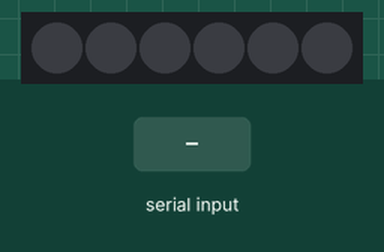
Simulated run of this sketch. Board: Arduino Uno, built with avr-gcc and run on an emulated ATmega328P. Parts: 6 RGB LEDs in strip order, left to right. Inputs (shaded band) come from the test bench. Dim RGB values are drawn brighter than linear.

Above: at 1.2 s.
1.3 s: "ADIOS\n" received over Serial
At 1.45 s:
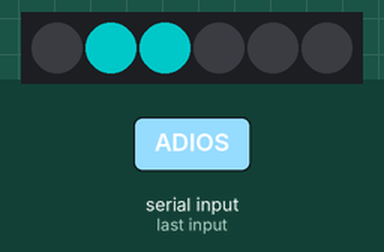
At 2.21 s:
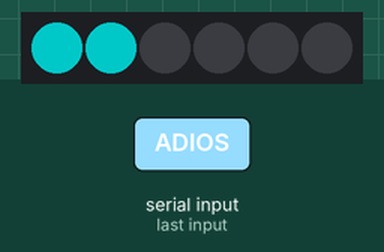
Timing chart, 0 to 9.1 s (numbered marks = the images above; inputs shaded):
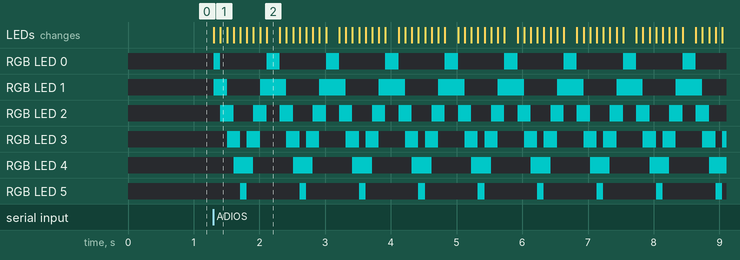

The sketch:

no_interruption.ino
```cpp
#include <FastLED.h>

#define NUM_LEDS 6
#define LED_PIN 8

CRGB leds[NUM_LEDS];

#define GROUP_SIZE 2
#define ANIMATION_DELAY 100

bool isFinished = false;
bool isAnimationRunning = false;

CRGB currentBackgroundColor = CRGB::Black; // Default background color

void setup() {
  FastLED.addLeds<WS2812, LED_PIN, GRB>(leds, NUM_LEDS);
  FastLED.setMaxPowerInVoltsAndMilliamps(5, 500);
  FastLED.setBrightness(100);
  Serial.begin(115200);
  FastLED.clear();
  FastLED.show();
}

void setColor(CRGB color) {
  for (int i = 0; i < NUM_LEDS; i++) {
    leds[i] = color;
  }
  FastLED.show();
}

void moveAnimation(CRGB bgColor, CRGB fgColor, int groupSize) {
  while (!isFinished) {
    currentBackgroundColor = bgColor; // Set the current background color
    isAnimationRunning = true;

    // Left to right animation
    for (int i = 0; i <= NUM_LEDS - groupSize; i++) {
      for (int j = 0; j < groupSize; j++) {
        leds[i + j] = fgColor;
      }
      FastLED.show();
      delay(ANIMATION_DELAY);
      for (int j = 0; j < groupSize; j++) {
        leds[i + j] = bgColor;
      }
    }

    // Right to left animation
    for (int i = NUM_LEDS - groupSize - 1; i >= 0; i--) {
      for (int j = 0; j < groupSize; j++) {
        leds[i + j] = fgColor;
      }
      FastLED.show();
      delay(ANIMATION_DELAY);
      for (int j = 0; j < groupSize; j++) {
        leds[i + j] = bgColor;
      }
    }
  }
  isAnimationRunning = false;
}

void stopAnimation() {
  isFinished = true;
  while (isAnimationRunning) {
    // Wait for the current animation to finish
    delay(ANIMATION_DELAY);
  }
  isFinished = false;
  FastLED.clear();
  FastLED.show();
}

void loop() {
  if (Serial.available() > 0) {
    String command = Serial.readStringUntil('\n'); // Read until newline character
    command.trim(); // Remove leading/trailing whitespace

    stopAnimation(); // Stop any running animation when a new command is received

    if (command == "ADIOS") {
      setColor(currentBackgroundColor); // Set the background color
      moveAnimation(currentBackgroundColor, CRGB(0, 255, 255), GROUP_SIZE); // Ocean blue
      Serial.println("Green light moving on an Ocean blue background");
    }
    else if (command == "LONGISLAND") {
      setColor(currentBackgroundColor); // Set the background color
      moveAnimation(currentBackgroundColor, CRGB(139, 69, 19), GROUP_SIZE); // Brownish Yellow
      Serial.println("Long Island Ice Tea LED pattern");
    }
    else if (command == "PEACHCRUSH") {
      setColor(currentBackgroundColor); // Set the background color
      moveAnimation(currentBackgroundColor, CRGB(0, 255, 0), GROUP_SIZE); // Green
      Serial.println("Peach Crush LED pattern");
    }
    else if (command == "ALLMOTOR") {
      setColor(CRGB::Blue); // Blue background color
      moveAnimation(CRGB::Blue, CRGB::Green, GROUP_SIZE); // Green LEDs
      Serial.println("Moving rainbow effect");
    }
    else if (command == "CUSTOM") {
      setColor(CRGB::Purple); // Purple background color
      moveAnimation(CRGB::Purple, CRGB::Yellow, GROUP_SIZE); // Yellow LEDs
      Serial.println("Custom animation");
    }
    else if (command == "MIDORI") {
      setColor(CRGB::Orange); // Orange background color
      moveAnimation(CRGB::Orange, CRGB::Green, GROUP_SIZE); // Green LEDs
      Serial.println("Midori Sour LED pattern");
    }
    else if (command == "FINISHED") {
      stopAnimation(); // Turn off all LEDs
      Serial.println("Pump stopped");
    }
    else {
      Serial.println("Invalid command");
    }
  }
}
```

Measured:
- after the input at 1.3 s, RGB LED 0: off → RGB(0, 100, 100) at once, then repeats every 0.90 s: off 0.70 s, RGB(0, 100, 100) 0.20 s; RGB LED 1: off → RGB(0, 100, 100) at once, then repeats every 0.90 s: off 0.50 s, RGB(0, 100, 100) 0.40 s
